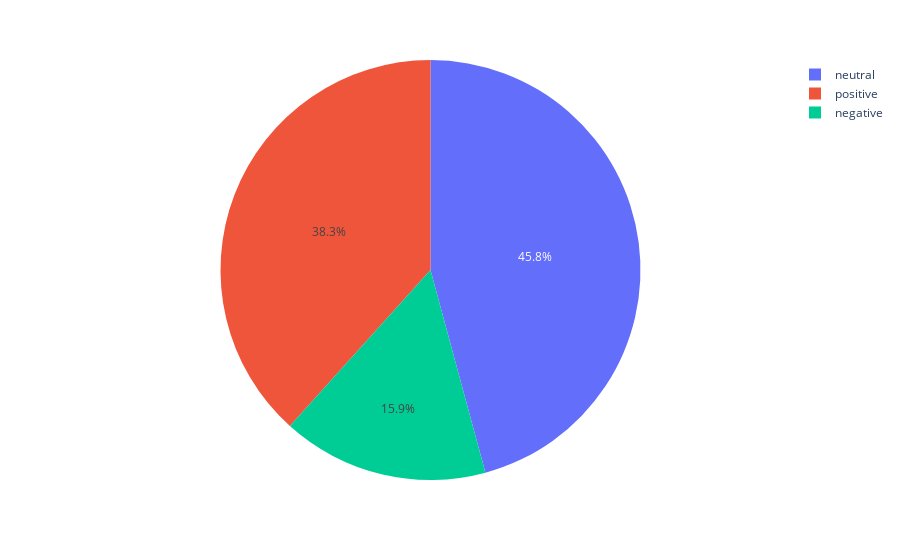

Here is the notebook cell this chart was saved with:
### Code cell
fig = px.pie(df_copy,names="polarity_label",title ="Polarity count")
fig.show()

### Figure 1 — Plotly figure (JSON) as saved in the notebook; plotly's stock layout.template omitted (floating-point values rounded to 4 significant figures; data arrays with more than 128 entries replaced by an {"elided": "..."} marker saying what was removed)
{"data": [{"domain": {"x": [0, 1], "y": [0, 1]}, "hovertemplate": "polarity_label=%{label}<extra></extra>", "labels": {"elided": "14515 str values"}, "legendgroup": "", "name": "", "showlegend": true, "type": "pie"}], "layout": {"legend": {"tracegroupgap": 0}, "margin": {"t": 60}}}
